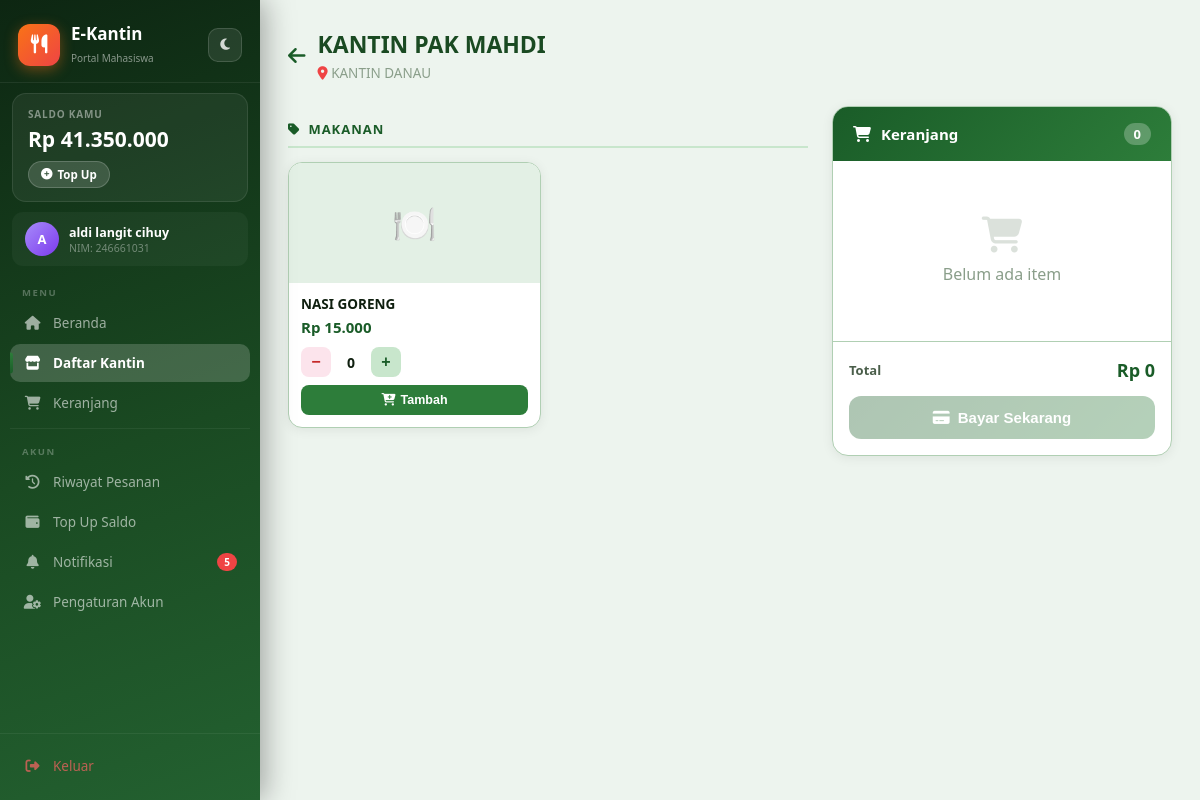
The app's page /dashboard/mahasiswa/kantin.php?id=4 (signed in) with its own data.
### tables this page shows
CREATE TABLE `saldo` (
  `id_saldo` int(11) NOT NULL,
  `id_user` int(11) NOT NULL,
  `saldo` int(11) NOT NULL DEFAULT 0,
  `updated_at` timestamp NOT NULL DEFAULT current_timestamp() ON UPDATE current_timestamp()
);

CREATE TABLE `penjual` (
  `id_penjual` int(11) NOT NULL,
  `id_user` int(11) NOT NULL,
  `nama_kantin` varchar(50) NOT NULL,
  `lokasi` text NOT NULL,
  `teks_gambar_qris` varchar(100) DEFAULT NULL,
  `no_rek` varchar(50) NOT NULL DEFAULT ''
);

CREATE TABLE `menu` (
  `id_menu` int(11) NOT NULL,
  `id_penjual` int(11) NOT NULL,
  `nama_menu` varchar(100) NOT NULL,
  `kategori` varchar(50) DEFAULT NULL,
  `harga` int(11) NOT NULL,
  `gambar` varchar(255) DEFAULT NULL,
  `created_at` timestamp NOT NULL DEFAULT current_timestamp()
);

### dashboard/mahasiswa/kantin.php (the view, shortened to what this page needs)
<?php
require_once '../../includes/db.php';
$id_kantin = (int)($_GET['id'] ?? 0);
$stmt = $pdo->prepare("SELECT pj.*, u.no_hp FROM penjual pj JOIN users u ON pj.id_user = u.id_user WHERE pj.id_penjual = ?");
$stmt->execute([$id_kantin]);
$kantin = $stmt->fetch();
$stmt2 = $pdo->prepare("SELECT * FROM menu WHERE id_penjual = ? ORDER BY kategori, nama_menu");
$stmt2->execute([$id_kantin]);
$menu_all = $stmt2->fetchAll();
$menu_by_kat = [];
foreach ($menu_all as $m) { $menu_by_kat[$m['kategori'] ?? 'Lainnya'][] = $m; }
require_once '../../includes/sidebar_mahasiswa.php';
?>
<div class="page-header">
    <div style="display:flex;align-items:center;gap:12px;flex-wrap:wrap;">
        <a href="beranda.php" style="color:var(--ac-tx);font-size:20px;text-decoration:none;"><i class="fas fa-arrow-left"></i></a>
        <div>
            <h1><?= htmlspecialchars($kantin['nama_kantin']) ?></h1>
            <p><i class="fas fa-map-marker-alt" style="color:#ef4444;"></i> <?= htmlspecialchars($kantin['lokasi']) ?></p>
        </div>
    </div>
</div>
<div class="kantin-layout">
    <div>
        <?php if (empty($menu_all)): ?>
            <div class="empty-menu"><i class="fas fa-utensils"></i><p>Belum ada menu</p></div>
        <?php else: ?>
        <?php foreach ($menu_by_kat as $kat => $menus): ?>
            <div class="kat-label"><i class="fas fa-tag"></i> <?= htmlspecialchars($kat) ?></div>
            <div class="menu-grid">
            <?php foreach ($menus as $m): ?>
            <div class="menu-card">
                <div class="menu-img">
                </div>
                <div class="menu-info">
                    <div class="nama"><?= htmlspecialchars($m['nama_menu']) ?></div>
                    <div class="harga">Rp <?= number_format($m['harga'], 0, ',', '.') ?></div>
                    <div class="qty-control">
                        <button class="qty-btn btn-minus" onclick="changeQty(<?= $m['id_menu'] ?>, -1)">−</button>
                        <span class="qty-num" id="qty-<?= $m['id_menu'] ?>">0</span>
                        <button class="qty-btn btn-plus" onclick="changeQty(<?= $m['id_menu'] ?>, 1)">+</button>
                    </div>
                    <button class="btn-add" onclick="addToCart(<?= $m['id_menu'] ?>, '<?= addslashes(htmlspecialchars($m['nama_menu'])) ?>', <?= $m['harga'] ?>)">
                        <i class="fas fa-cart-plus"></i> Tambah
                    </button>
                </div>
            </div>
            <?php endforeach; ?>
            </div>
        <?php endforeach; ?>
        <?php endif; ?>
    </div>
    <div class="cart-box">
        <div class="cart-header">
            <i class="fas fa-shopping-cart"></i>
            <h3>Keranjang</h3>
            <span class="cart-count" id="cart-count">0</span>
        </div>
        <div class="cart-body" id="cart-body">
            <div class="cart-empty"><i class="fas fa-shopping-cart"></i><p>Belum ada item</p></div>
        </div>
        <div class="cart-footer">
            <div class="cart-total">
                <span class="label">Total</span>
                <span class="amount" id="cart-total">Rp 0</span>
            </div>
            <button class="btn-checkout" id="btn-checkout" disabled onclick="openCheckout()">
                <i class="fas fa-credit-card"></i> Bayar Sekarang
            </button>
        </div>
    </div>
</div>
</div></body></html>

### includes/sidebar_mahasiswa.php (shortened to what this page needs)
<?php
$current_page = basename($_SERVER['PHP_SELF']);
require_once __DIR__ . '/db.php';
$stmt = $pdo->prepare("SELECT COUNT(*) FROM notifikasi WHERE id_user = ? AND is_read = 0");
$stmt->execute([$_SESSION['user']['id_user']]);
$notif_count = $stmt->fetchColumn();
$stmt2 = $pdo->prepare("SELECT saldo FROM saldo WHERE id_user = ?");
$stmt2->execute([$_SESSION['user']['id_user']]);
$saldo_row = $stmt2->fetch();
$saldo = $saldo_row ? $saldo_row['saldo'] : 0;
?>
<!DOCTYPE html>
<html lang="id" data-theme="light">
<head>
    <link rel="stylesheet" href="https://cdnjs.cloudflare.com/ajax/libs/font-awesome/6.5.0/css/all.min.css">
</head>
<body>
<aside class="sidebar">
    <div class="sidebar-header">
        <a href="beranda.php" class="sidebar-logo">
            <div class="logo-icon"><i class="fas fa-utensils"></i></div>
            <div class="logo-text">
                <h2>E-Kantin</h2>
                <span>Portal Mahasiswa</span>
            </div>
        </a>
        <button class="theme-toggle" onclick="toggleTheme()" id="theme-btn" title="Ganti tema">
            <i class="fas fa-moon" id="theme-icon"></i>
        </button>
    </div>
    <div class="saldo-widget">
        <div class="saldo-label">Saldo Kamu</div>
        <div class="saldo-amount">Rp <?= number_format($saldo, 0, ',', '.') ?></div>
        <a href="topup.php" class="saldo-topup"><i class="fas fa-plus-circle"></i> Top Up</a>
    </div>
    <div class="sidebar-user">
        <div class="user-avatar"><?= strtoupper(substr($_SESSION['user']['nama'], 0, 1)) ?></div>
        <div class="user-info">
            <div class="name"><?= htmlspecialchars($_SESSION['user']['nama']) ?></div>
            <div class="nim">NIM: <?= htmlspecialchars($_SESSION['user']['nim'] ?? '-') ?></div>
        </div>
    </div>
    <nav class="sidebar-nav">
        <div class="nav-section-label">Menu</div>
        <a href="beranda.php" class="nav-item <?= $current_page==='beranda.php'?'active':'' ?>"><i class="fas fa-home"></i><span>Beranda</span></a>
        <a href="kantin.php" class="nav-item <?= $current_page==='kantin.php'?'active':'' ?>"><i class="fas fa-store"></i><span>Daftar Kantin</span></a>
        <a href="keranjang.php" class="nav-item <?= $current_page==='keranjang.php'?'active':'' ?>"><i class="fas fa-shopping-cart"></i><span>Keranjang</span></a>
        <hr class="nav-divider">
        <div class="nav-section-label">Akun</div>
        <a href="riwayat.php" class="nav-item <?= $current_page==='riwayat.php'?'active':'' ?>"><i class="fas fa-history"></i><span>Riwayat Pesanan</span></a>
        <a href="topup.php" class="nav-item <?= $current_page==='topup.php'?'active':'' ?>"><i class="fas fa-wallet"></i><span>Top Up Saldo</span></a>
        <a href="notifikasi.php" class="nav-item <?= $current_page==='notifikasi.php'?'active':'' ?>">
            <i class="fas fa-bell"></i><span>Notifikasi</span>
            <?php if($notif_count>0):?><span class="nav-badge"><?=$notif_count?></span><?php endif;?>
        </a>
        <a href="pengaturan.php" class="nav-item <?= $current_page==='pengaturan.php'?'active':'' ?>"><i class="fas fa-user-cog"></i><span>Pengaturan Akun</span></a>
    </nav>
    <div class="sidebar-footer">
        <a href="../../logout.php" class="nav-item logout"><i class="fas fa-sign-out-alt"></i><span>Keluar</span></a>
    </div>
</aside>
<div class="main-content">

### includes/sidebar_mahasiswa.php (style rules this page uses)
:root,[data-theme="light"] { --bg-page:#edf4ee;--bg-card:#fff;--bg-card2:#e3f0e5; --text-1:#0f1f0f;--text-2:#4a5e4a;--text-3:#8a9e8a; --border:#b0cfb3;--shadow:0 2px 12px rgba(0,0,0,.07);--shadow-h:0 8px 24px rgba(0,0,0,.12); --ac:#2d7d3a;--ac-dk:#1a5c28;--ac-lt:#c8e6cc;--ac-tx:#1a5c28; --sb-bg:linear-gradient(160deg,#0d2612 0%,#1a4a22 55%,#236130 100%); --sb-active:rgba(255,255,255,.18);--sb-hover:rgba(255,255,255,.10); --h1:#1a4a22;--inp-bg:#ebf5ec;--inp-bd:#a5cca9; }
* { margin:0;padding:0;box-sizing:border-box; }
body { font-family:'Segoe UI',sans-serif;background:var(--bg-page);display:flex;height:100vh;color:var(--text-1);transition:background .3s,color .3s; }
.sidebar { width:260px;background:var(--sb-bg);height:100vh;display:flex;flex-direction:column;position:fixed;left:0;top:0;z-index:100;box-shadow:4px 0 28px rgba(0,0,0,.35); }
.sidebar-header { padding:22px 18px 15px;border-bottom:1px solid rgba(255,255,255,.07);display:flex;align-items:center;justify-content:space-between; }
.sidebar-logo { display:flex;align-items:center;gap:11px;text-decoration:none; }
.logo-icon { width:42px;height:42px;background:linear-gradient(135deg,#f97316,#ef4444);border-radius:12px;display:flex;align-items:center;justify-content:center;font-size:19px;color:white;box-shadow:0 4px 14px rgba(249,115,22,.4); }
.logo-text { color:white; }
.logo-text h2 { font-size:17px;font-weight:800; }
.logo-text span { font-size:10px;opacity:.5; }
.theme-toggle { width:34px;height:34px;background:rgba(255,255,255,.09);border:1px solid rgba(255,255,255,.14);border-radius:10px;color:rgba(255,255,255,.8);font-size:13px;cursor:pointer;display:flex;align-items:center;justify-content:center;transition:all .2s;flex-shrink:0; }
.saldo-widget { margin:10px 12px;background:rgba(255,255,255,.06);border:1px solid rgba(255,255,255,.09);border-radius:14px;padding:13px 15px; }
.saldo-label { color:rgba(255,255,255,.45);font-size:10px;font-weight:700;letter-spacing:.8px;text-transform:uppercase; }
.saldo-amount { color:white;font-size:21px;font-weight:800;margin:4px 0 8px; }
.saldo-topup { display:inline-flex;align-items:center;gap:5px;background:rgba(255,255,255,.14);color:white;font-size:11.5px;font-weight:600;padding:5px 12px;border-radius:20px;text-decoration:none;transition:background .2s;border:1px solid rgba(255,255,255,.18); }
.sidebar-user { margin:0 12px 4px;padding:10px 13px;display:flex;align-items:center;gap:10px;background:rgba(255,255,255,.04);border-radius:11px; }
.user-avatar { width:34px;height:34px;background:linear-gradient(135deg,#a78bfa,#7c3aed);border-radius:50%;display:flex;align-items:center;justify-content:center;color:white;font-weight:700;font-size:13px;flex-shrink:0; }
.user-info .name { color:white;font-size:12.5px;font-weight:600; }
.user-info .nim { color:rgba(255,255,255,.38);font-size:10.5px; }
.sidebar-nav { flex:1;padding:6px 10px;overflow-y:auto;min-height:0;scrollbar-width:none; }
.nav-section-label { color:rgba(255,255,255,.28);font-size:9.5px;font-weight:700;letter-spacing:1.5px;text-transform:uppercase;padding:10px 12px 5px; }
.nav-item { display:flex;align-items:center;gap:11px;padding:10px 13px;border-radius:10px;color:rgba(255,255,255,.58);text-decoration:none;font-size:13.5px;font-weight:500;margin-bottom:2px;position:relative;transition:all .2s ease; }
.nav-item.active { background:var(--sb-active);color:white;font-weight:600; }
.nav-item.active::before { content:'';position:absolute;left:0;top:50%;transform:translateY(-50%);width:3px;height:55%;background:linear-gradient(to bottom,#2d7d3a,#1a5c28);border-radius:0 3px 3px 0; }
.nav-item i { width:19px;text-align:center;font-size:14px; }
.nav-badge { margin-left:auto;background:#ef4444;color:white;font-size:10px;font-weight:700;padding:2px 7px;border-radius:20px; }
hr.nav-divider { border:none;border-top:1px solid rgba(255,255,255,.06);margin:6px 0; }
.sidebar-footer { padding:13px 10px;border-top:1px solid rgba(255,255,255,.06); }
.nav-item.logout { color:rgba(255,100,100,.7); }
.main-content { margin-left:260px;flex:1;padding:28px;height:100vh;overflow-y:auto;transition:background .3s; }
.page-header { margin-bottom:24px; }
.page-header h1 { font-size:23px;font-weight:800;color:var(--h1); }
.page-header p { color:var(--text-3);font-size:13.5px;margin-top:4px; }

### records on screen
saldo: saldo "41.350.000"
penjual: nama_kantin "KANTIN PAK MAHDI", lokasi "KANTIN DANAU"
menu: nama_menu "NASI GORENG", harga "15.000"

### other values on screen
substr($_SESSION['user']['nama'], 0, 1) "A"
$_SESSION['user']['nama'] "aldi langit cihuy"
$_SESSION['user']['nim'] "246661031"
$notif_count "5"
$kat "MAKANAN"
